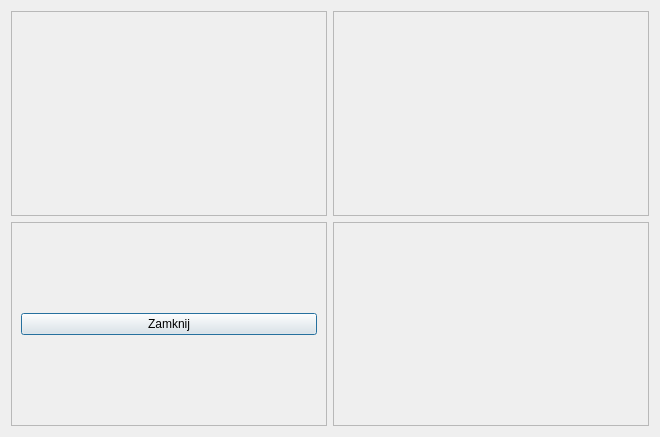
<?xml version="1.0" encoding="UTF-8"?>
<ui version="4.0">
 <class>Wykresy</class>
 <widget class="QDialog" name="Wykresy">
  <property name="geometry">
   <rect>
    <x>0</x>
    <y>0</y>
    <width>660</width>
    <height>437</height>
   </rect>
  </property>
  <property name="windowTitle">
   <string>Wykresy</string>
  </property>
  <layout class="QGridLayout" name="gridLayout_2">
   <item row="0" column="0">
    <widget class="QFrame" name="frame">
     <property name="frameShape">
      <enum>QFrame::StyledPanel</enum>
     </property>
     <property name="frameShadow">
      <enum>QFrame::Raised</enum>
     </property>
     <layout class="QGridLayout" name="gridLayout">
      <item row="0" column="0">
       <widget class="QWidget" name="widget" native="true"/>
      </item>
     </layout>
    </widget>
   </item>
   <item row="0" column="1">
    <widget class="QFrame" name="frame_2">
     <property name="frameShape">
      <enum>QFrame::StyledPanel</enum>
     </property>
     <property name="frameShadow">
      <enum>QFrame::Raised</enum>
     </property>
     <layout class="QGridLayout" name="gridLayout_4">
      <item row="0" column="0">
       <widget class="QWidget" name="widget_2" native="true"/>
      </item>
     </layout>
    </widget>
   </item>
   <item row="1" column="1">
    <widget class="QFrame" name="frame_3">
     <property name="frameShape">
      <enum>QFrame::StyledPanel</enum>
     </property>
     <property name="frameShadow">
      <enum>QFrame::Raised</enum>
     </property>
     <layout class="QGridLayout" name="gridLayout_3">
      <item row="0" column="0">
       <widget class="QWidget" name="widget_3" native="true"/>
      </item>
     </layout>
    </widget>
   </item>
   <item row="1" column="0">
    <widget class="QFrame" name="frame_4">
     <property name="frameShape">
      <enum>QFrame::StyledPanel</enum>
     </property>
     <property name="frameShadow">
      <enum>QFrame::Raised</enum>
     </property>
     <layout class="QGridLayout" name="gridLayout_5">
      <item row="0" column="0">
       <widget class="QPushButton" name="CloseWyk">
        <property name="text">
         <string>Zamknij</string>
        </property>
       </widget>
      </item>
     </layout>
    </widget>
   </item>
  </layout>
 </widget>
 <resources/>
 <connections>
  <connection>
   <sender>CloseWyk</sender>
   <signal>clicked()</signal>
   <receiver>Wykresy</receiver>
   <slot>close()</slot>
   <hints>
    <hint type="sourcelabel">
     <x>209</x>
     <y>317</y>
    </hint>
    <hint type="destinationlabel">
     <x>302</x>
     <y>219</y>
    </hint>
   </hints>
  </connection>
 </connections>
</ui>
